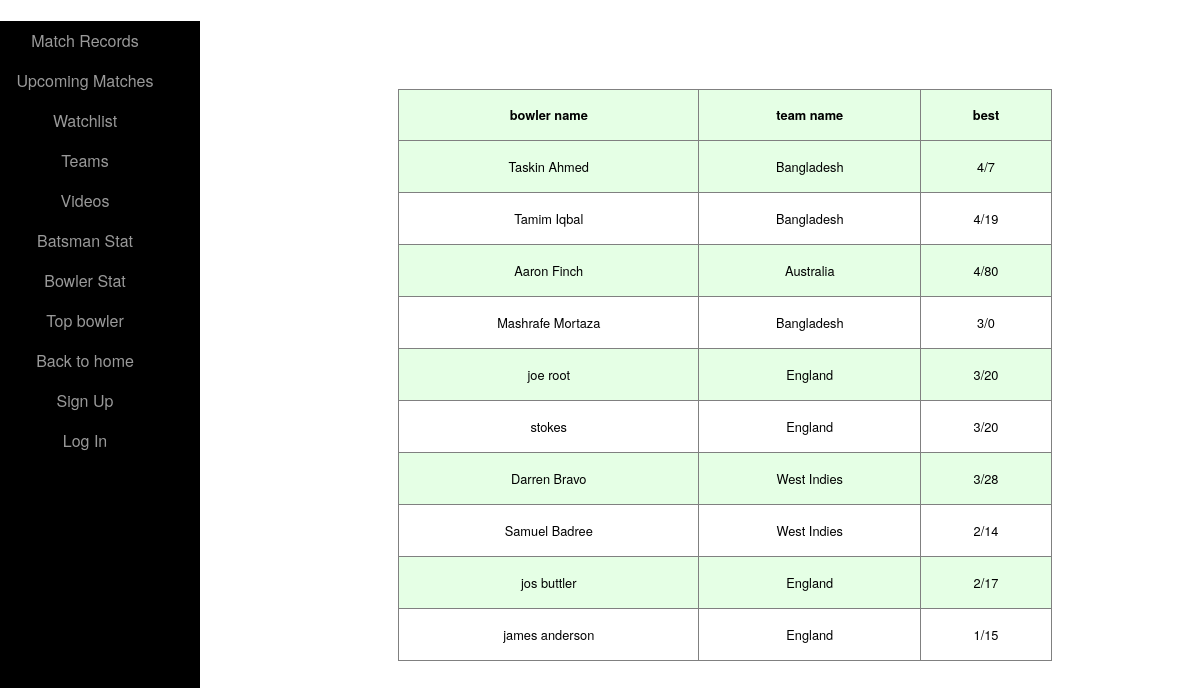
Screenshot of /top_bowler.php with the database file from the repository.
### tables this page shows
CREATE TABLE IF NOT EXISTS `player` (
  `id` int(25) unsigned NOT NULL,
  `player_name` varchar(100) NOT NULL,
  `team_id` int(25) unsigned NOT NULL,
  `category` varchar(1000) NOT NULL,
  `matches_played` int(25) DEFAULT NULL,
  `best_bowling` varchar(25) DEFAULT NULL,
  `total_wickets` int(25) DEFAULT NULL,
  `total_balls` int(25) DEFAULT NULL,
  `total_runs_given` int(25) DEFAULT NULL,
  `bowling_strike_rate` double(10,3) DEFAULT NULL,
  `bowling_avg` double(10,3) DEFAULT NULL,
  `bowling_economy` double(10,3) DEFAULT NULL,
  `best_batting` int(25) DEFAULT NULL,
  `innings_played` int(25) DEFAULT NULL,
  `not_outs` int(25) DEFAULT NULL,
  `total_runs` int(25) DEFAULT NULL,
  `batting_strike_rate` double(10,3) DEFAULT NULL,
  `sr_sum` double(10,3) DEFAULT NULL,
  `batting_avg` double(10,3) DEFAULT NULL,
  `hundreds` int(25) DEFAULT NULL,
  `fifties` int(25) DEFAULT NULL,
  `zeroes` int(25) DEFAULT NULL
);

CREATE TABLE IF NOT EXISTS `team` (
  `id` int(25) unsigned NOT NULL,
  `team_name` varchar(100) NOT NULL
);

### top_bowler.php (the view, shortened to what this page needs)
<?php include "sidebar.php"; ?>
<!DOCTYPE html>
<html>
<head>
	<link href="watchlist.css" rel="stylesheet" />
</head>
<body>
<div id ="wrapper">
<h1>Top bowlers</h1>
<table border="1">
<thead>
	<tr>
	<th>bowler name</th>
	<th>team name</th>
	<th>best</th>
	</tr>
</thead>
<tbody>
<?php
    $sql = "SELECT * FROM player  WHERE best_bowling IS NOT NULL
	ORDER BY CAST(SUBSTRING_INDEX(best_bowling,'/',1) AS DECIMAL(10,2)) desc,
	CAST(SUBSTRING_INDEX(best_bowling,'/',-1) AS DECIMAL(10,2))";
    $result = mysql_query($sql);
	if($result==false){
		echo "error";
	}
	else{
		$i=1;
        while($row = mysql_fetch_assoc($result)) {
			$name_query=mysql_query("SELECT player_name FROM player WHERE id=".$row['id']."");
			$b_row = mysql_fetch_assoc($name_query);
			$p_name=$b_row['player_name'];
			$team_query=mysql_query("SELECT team_name FROM team WHERE id=".$row['team_id']."");
			$t_row = mysql_fetch_assoc($team_query);
			$t_name=$t_row['team_name'];
            echo '<tr>';
            echo '<td>'.$p_name.'</td>';
			echo '<td>'.$t_name.'</td>';
			echo '<td>'.$row["best_bowling"].'</td>';
			echo '</tr>';
			if($i==10){
				break;
			}
			$i++;
		}
	}
?>
</tbody>
</table>
</div>
</body>
</html>

### homepage.css (style rules this page uses)
#wrapper { padding-left: 0; -webkit-transition: all 0.5s ease; -moz-transition: all 0.5s ease; -o-transition: all 0.5s ease; transition: all 0.5s ease; }
h1 { color:white; }
@media (min-width:768px) { #wrapper { padding-left: 250px; } }

### watchlist.css (style rules this page uses)
* { font-family: Helvetica Neue, Arial, sans-serif; }
h1, table { text-align: center; }
table { background-color:white; border-collapse: collapse; width: 70%; margin: 0 auto 5rem; }
th, td { padding: 1.0rem; font-size: .8rem; }
tr { background: hsla(120, 100%, 50%,0.1); }
tr, td { transition: .4s ease-in; }
tr:first-child { background: hsla(0, 0%, 0%, 0.); }
tr:nth-child(even) { background: white; }
#wrapper { padding-left: 0; -webkit-transition: all 0.5s ease; -moz-transition: all 0.5s ease; -o-transition: all 0.5s ease; transition: all 0.5s ease; }
h1 { color:white; }
@media (min-width:768px) { #wrapper { padding-left: 250px; } }

### rows the page displays
player: player_name "Taskin Ahmed", team.team_name "Bangladesh", best_bowling "4/7"
player: player_name "Tamim Iqbal", team.team_name "Bangladesh", best_bowling "4/19"
player: player_name "Aaron Finch", team.team_name "Australia", best_bowling "4/80"
player: player_name "Mashrafe Mortaza", team.team_name "Bangladesh", best_bowling "3/0"
player: player_name "joe root", team.team_name "England", best_bowling "3/20"
player: player_name "stokes", team.team_name "England", best_bowling "3/20"
player: player_name "Darren Bravo", team.team_name "West Indies", best_bowling "3/28"
player: player_name "Samuel Badree", team.team_name "West Indies", best_bowling "2/14"
player: player_name "jos buttler", team.team_name "England", best_bowling "2/17"
player: player_name "james anderson", team.team_name "England", best_bowling "1/15"
